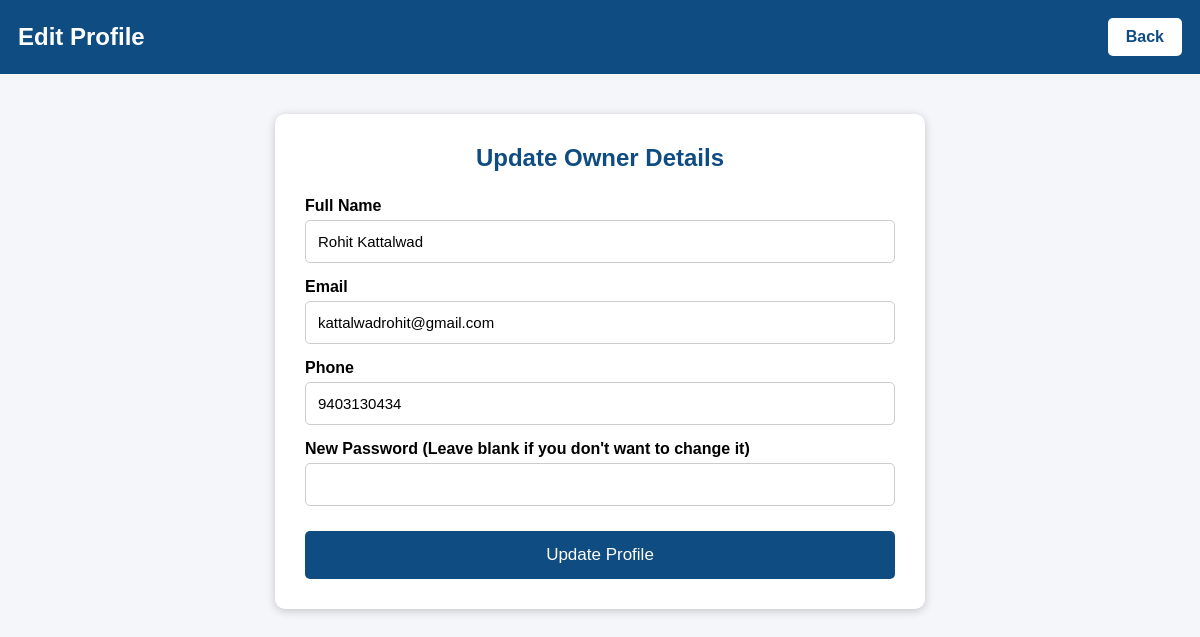
/edit_profile.php (signed in), run on the app's committed database.
### tables this page shows
CREATE TABLE `users` (
  `id` int(11) NOT NULL,
  `fullname` varchar(100) NOT NULL,
  `email` varchar(100) NOT NULL,
  `phone` varchar(15) NOT NULL,
  `password` varchar(255) NOT NULL,
  `role` enum('customer','owner','admin') NOT NULL,
  `created_at` timestamp NOT NULL DEFAULT current_timestamp(),
  `status` enum('Pending','Approved','Rejected') DEFAULT 'Pending'
);

### edit_profile.php (the view, shortened to what this page needs)
<?php
include("../includes/db.php");
$owner_id = $_SESSION['user_id'];
$result = mysqli_query($conn,"SELECT * FROM users WHERE id='$owner_id'");
$owner = mysqli_fetch_assoc($result);
?>
<!DOCTYPE html>
<html lang="en">
<head>
</head>
<body>
<header>
<h2>Edit Profile</h2>
<a href="profile.php">Back</a>
</header>
<div class="container">
<div class="form-box">
<h2>Update Owner Details</h2>
<form action="update_profile.php" method="POST">
<label>Full Name</label>
<input
type="text"
name="fullname"
value="<?php echo htmlspecialchars($owner['fullname']); ?>"
required>
<label>Email</label>
<input
type="email"
name="email"
value="<?php echo htmlspecialchars($owner['email']); ?>"
required>
<label>Phone</label>
<input
type="text"
name="phone"
value="<?php echo htmlspecialchars($owner['phone']); ?>"
required>
<label>New Password (Leave blank if you don't want to change it)</label>
<input
type="password"
name="password">
<button type="submit" name="update">
Update Profile
</button>
</form>
</div>
</div>
</body>
</html>

### edit_profile.php (style rules this page uses)
* { margin:0; padding:0; box-sizing:border-box; font-family:Arial,sans-serif; }
body { background:#f4f6f9; }
header { background:#0F4C81; color:white; padding:18px; display:flex; justify-content:space-between; align-items:center; }
header a { background:white; color:#0F4C81; text-decoration:none; padding:10px 18px; border-radius:5px; font-weight:bold; }
.container { width:650px; margin:40px auto; }
.form-box { background:white; padding:30px; border-radius:10px; box-shadow:0 2px 10px rgba(0,0,0,.2); }
.form-box h2 { text-align:center; margin-bottom:25px; color:#0F4C81; }
label { display:block; margin-top:15px; font-weight:bold; }
input { width:100%; padding:12px; margin-top:5px; border:1px solid #ccc; border-radius:5px; font-size:15px; }
button { margin-top:25px; width:100%; padding:14px; background:#0F4C81; color:white; border:none; font-size:17px; border-radius:5px; cursor:pointer; }

### data on the page
users: fullname "Rohit Kattalwad", email "kattalwadrohit@gmail.com", phone "9403130434"
